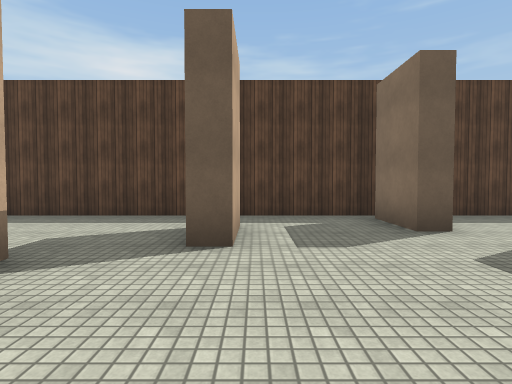
view 1 (above)

16 first-person views from a walk through a 3-D level made in the Unity game engine. The camera is 1.4 m above the floor, tilts 2° down and sees 80° across. The floor is counted in squares, 2 m on a side. Each view is taken from the middle of a square. On the plan, view 1 faces up. The plan holds only what a view shows up to about 10 squares ahead; the rest is blank. The player character is not drawn. Surface patterns are stand-ins for the level's own textures.

view 2
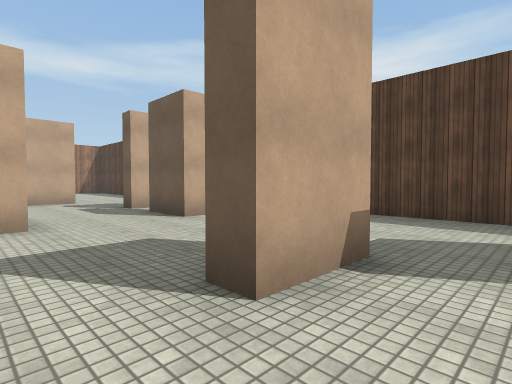

view 3
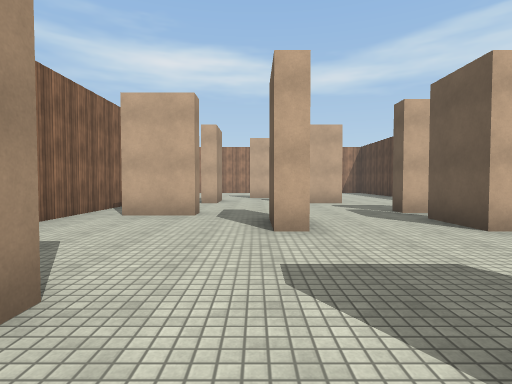

view 4
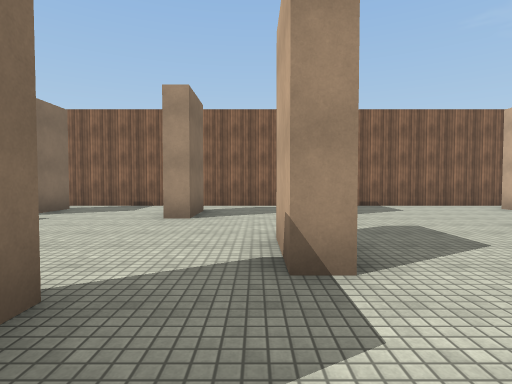

view 5
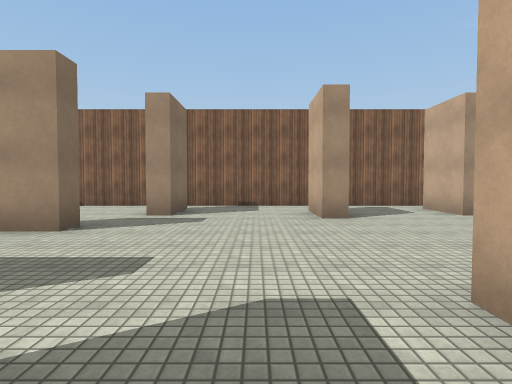

view 6
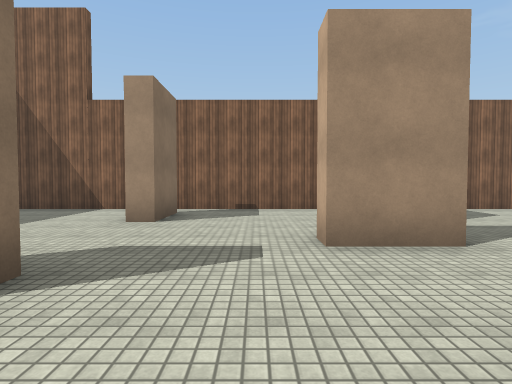

view 7
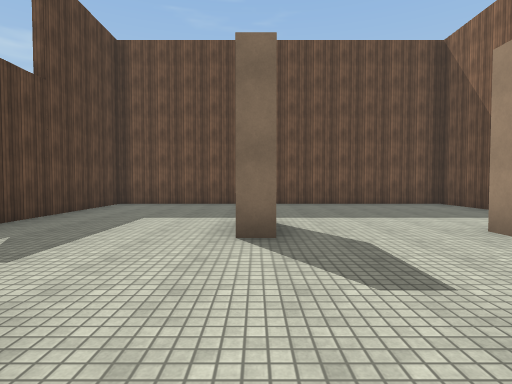

view 8
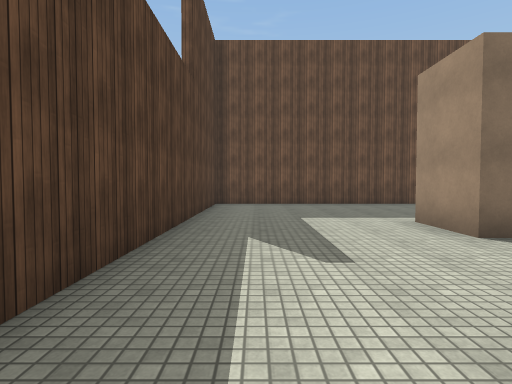

view 9
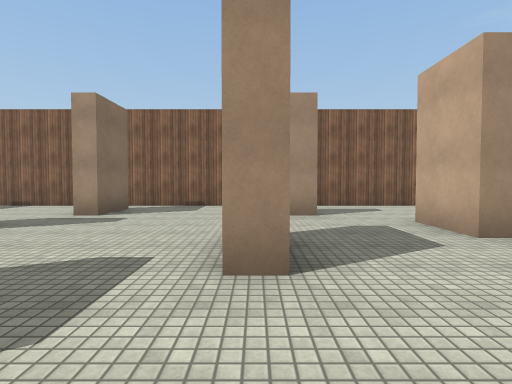

view 10
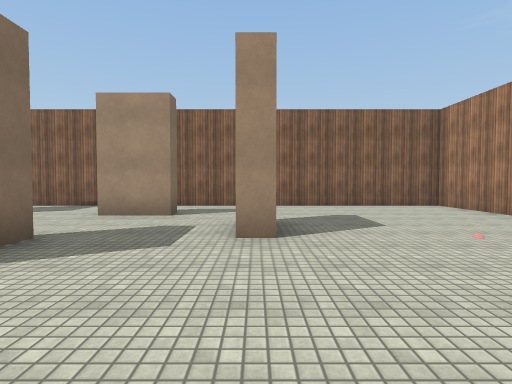

view 11
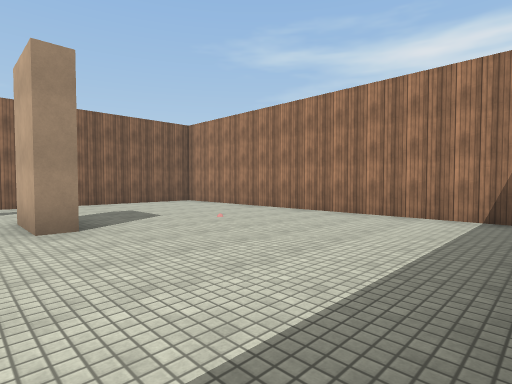

view 12
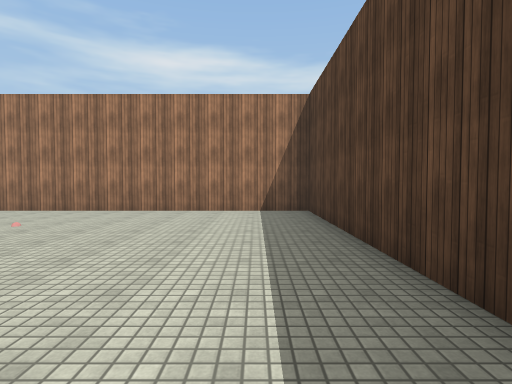

view 13
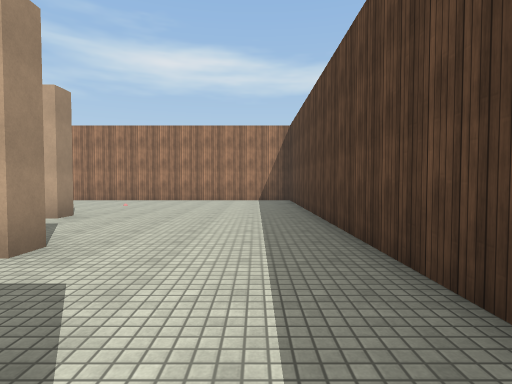

view 14
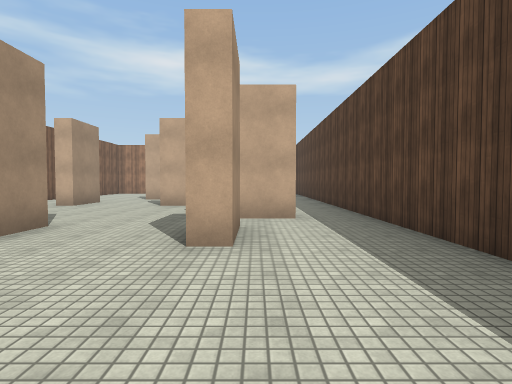

view 15
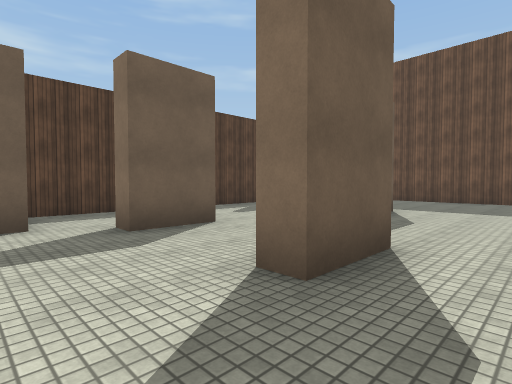

view 16
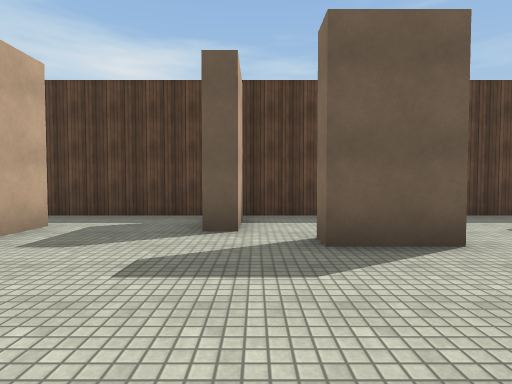

### Floor plan
Points are (right, up) in squares from view 1. A wall is a line through its corners. A room is listed if a view was taken in it or the views show most of it. See-through windows are left out.
Room 1 (views 1, 2, 3, 4, 5, 6, 7, 8, 9, 10, 11, 12, 13, 14, 15, 16)
walls: (-2.9, 2.8) (-2.2, 2.8) (-2.2, 1.3) (-2.8, 1.3); (-6.2, 0.9) (-6.2, 0.2) (-7.5, 0.2); (-3.8, -1.2) (-3.3, -1.2) (-3.3, -2.8); (-7.8, 0.8) (-6.8, 0.8); (-7.6, 3.8) (-6.2, 3.8) (-6.2, 3.3) (-7.8, 3.3); (-0.2, 4.8) (-0.2, 3.3) (-0.8, 3.3); (-0.8, -2.2) (-0.8, -0.7) (-0.2, -0.7) (-0.2, -2.2); (-8.7, 4.8) (-8.7, 3.3) (-9.2, 3.3); (-8.8, -2.8) (-8.8, -1.2) (-8.3, -1.2) (-8.3, -2.8); (2.8, 5.6) (2.8, 4.2) (2.3, 4.2) (2.3, 5.8); (3.8, 0.8) (5.2, 0.8) (5.2, 0.2) (3.8, 0.2) (3.8, 0.8); (-12.2, 2.8) (-11.7, 2.8) (-11.7, 1.2); (2.7, -2.8) (2.7, -1.2) (3.2, -1.2); (-12.3, 1.2) (-12.3, 1.8); (-11.1, -3.7) (13.5, -3.7) (13.5, 6.3) (-20.3, 6.3) (-20.3, -3.7) (-12.6, -3.7); (5.4, 3.3) (3.8, 3.3) (3.8, 3.8); (-13.3, -1.8) (-13.3, -1.2) (-11.7, -1.2) (-11.7, -1.8); (-15.4, 1.3) (-14.8, 1.3) (-14.8, -0.2); (7.7, 1.6) (7.7, 2.2) (9.2, 2.2); (7.7, -2.8) (7.7, -1.2) (8.2, -1.2)

Where each view was taken, in squares from view 1:
view 1: 0 up, 0 right, facing up
view 2: 0 up, 1 left, facing up-left
view 3: 0 up, 2 left, facing left
view 4: 5 up, 2 left, facing down
view 5: 5 up, 1 right, facing down
view 6: 4 up, 6 right, facing down
view 7: 2 up, 4 right, facing right
view 8: 5 up, 4 right, facing right
view 9: 5 up, 12 left, facing down
view 10: 5 up, 15 left, facing down
view 11: 6 up, 14 left, facing down-left
view 12: 5 up, 13 left, facing left
view 13: 5 up, 9 left, facing left
view 14: 4 up, 3 left, facing left
view 15: 1 down, 2 right, facing up-right
view 16: 0 up, 3 right, facing up
